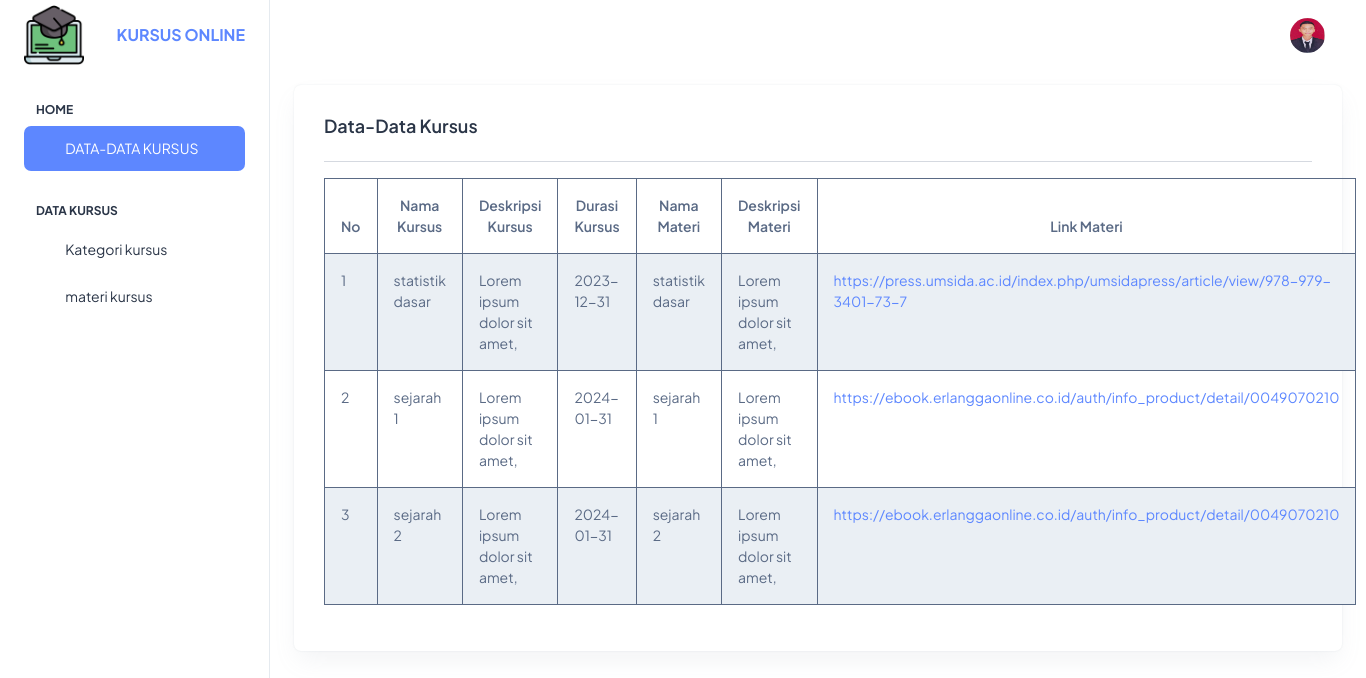
The app's page /kursus-app/index.php?page=dashboard with its own data.
### tables this page shows
CREATE TABLE `nama_kursus` (
  `id` int NOT NULL,
  `nama` varchar(50) NOT NULL,
  `alamat` varchar(50) NOT NULL,
  `deskripsi` varchar(500) NOT NULL,
  `durasi` varchar(50) NOT NULL
);

CREATE TABLE `materi_kursus` (
  `id` int NOT NULL,
  `nama` varchar(500) NOT NULL,
  `deskripsi` varchar(500) NOT NULL,
  `jenis_kursus` varchar(500) NOT NULL,
  `link` varchar(500) NOT NULL
);

### kursus-app/dashboard/dashboard_view.php (the view)
<div class="container-fluid">
    <div class="card">
        <div class="card-body">
            <h5 class="card-title fw-semibold mb-4">Data-Data Kursus</h5>
            <hr>
            <table class="table table-hover table-bordered table-striped" style="border: 1px;">
                <thead>
                    <tr style="text-align: center" >
                        <th>No</th>
                        <th>Nama Kursus</th>
                        <th>Deskripsi Kursus</th>
                        <th>Durasi Kursus</th>
                        <th>Nama Materi</th>
                        <th>Deskripsi Materi</th>
                        <th>Link Materi</th>
                    </tr>
                </thead>
                <tbody>
                    <?php
                    $no = 1;
                    $query = mysqli_query($konek, "select k.nama, k.deskripsi AS deskripsi, k.durasi AS durasi, mt.nama AS nama, mt.deskripsi AS deskripsi, mt.link FROM nama_kursus AS k INNER JOIN materi_kursus AS mt ON k.id = mt.id");
                    while ($data = mysqli_fetch_array($query)) { ?>
                        <tr>
                            <td><?= $no++ ?></td>
                            <td><?= $data['nama'] ?></td>
                            <td><?= $data['deskripsi'] ?></td>
                            <td><?= $data['durasi'] ?></td>
                            <td><?= $data['nama'] ?></td>
                            <td><?= $data['deskripsi'] ?></td>
                            <td><a href="<?= $data['link'] ?>" target="_blank"><?= $data['link'] ?></a></td>
                        </tr>
                    <?php } ?>
                </tbody>
            </table>
        </div>
    </div>
</div>

### records on screen
nama_kursus: materi_kursus.nama "statistik dasar", materi_kursus.deskripsi "Lorem ipsum dolor sit amet,", durasi "2023-12-31", materi_kursus.link "https://press.umsida.ac.id/index.php/umsidapress/article/view/978-979-3401-73-7"
nama_kursus: materi_kursus.nama "sejarah 1", materi_kursus.deskripsi "Lorem ipsum dolor sit amet,", durasi "2024-01-31", materi_kursus.link "https://ebook.erlanggaonline.co.id/auth/info_product/detail/0049070210"
nama_kursus: materi_kursus.nama "sejarah 2", materi_kursus.deskripsi "Lorem ipsum dolor sit amet,", durasi "2024-01-31", materi_kursus.link "https://ebook.erlanggaonline.co.id/auth/info_product/detail/0049070210"
